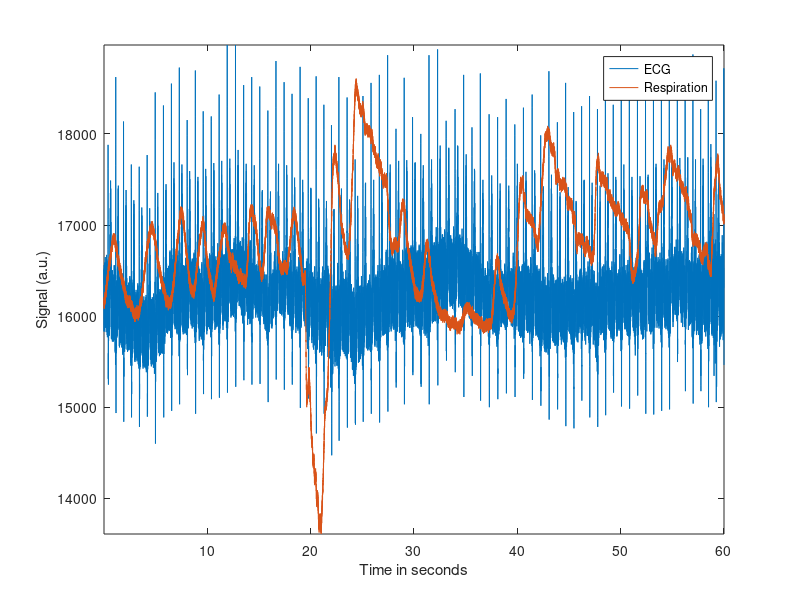
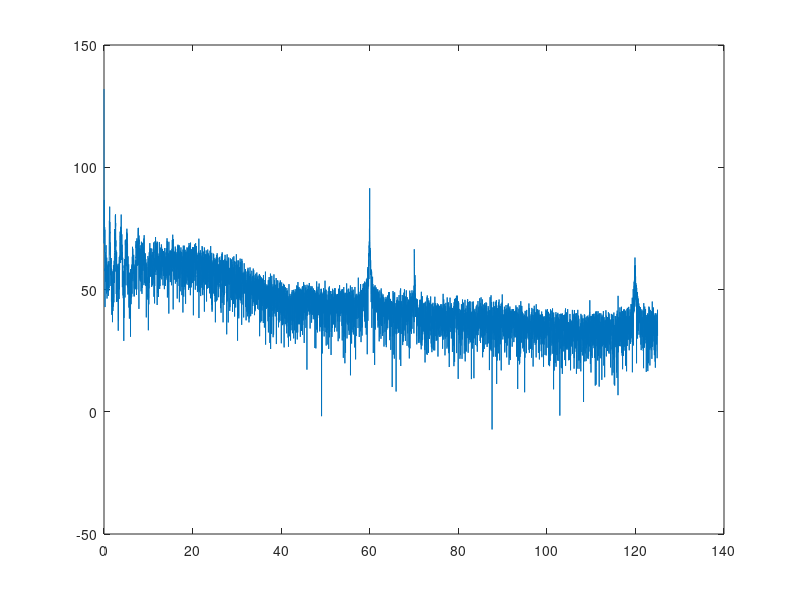
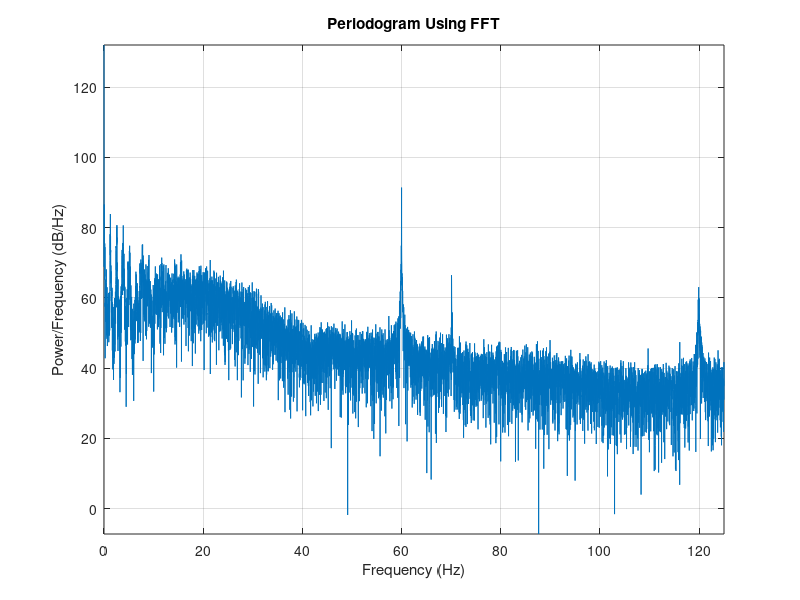
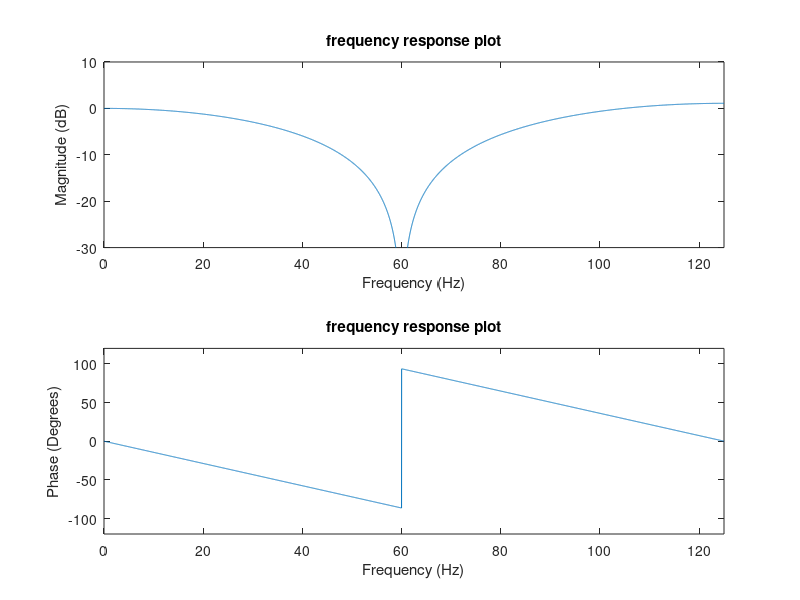

These figures' MATLAB source, in order:
%% EX1.2. Rejection of power-line interference from ECG signals
% Read all comments before starting the exercise
% Make sure your data files are in the same folder as your code

%% Clear all previous results and load data

clear all % Clear variables
close all % Close figures
clc

load('ecg2.mat')
resp = val(1,:);
ecg = val(2,:);
fs = 250;

% Example : plot of the original ECG and respiration signal

slen = length(ecg);
t = [1:slen]/fs;
figure
plot(t, ecg)
hold on
plot(t, resp)
xlabel('Time in seconds');
ylabel('Signal (a.u.)');
legend('ECG', 'Respiration')
axis tight;
hold off 
% Plot the power spectrum of the original signal to verify which notch
% filter you need : you can use the function fft() to calculate the power
% spectrum of the ECG signal
hz= linspace(0, fs/2,slen/2);

amplitude = abs(fft(ecg))*2; %normalization of FFT
amplitude= amplitude(1:length(hz));
psd_Original = (1/(slen)) * abs(amplitude).^2;
figure
plot(hz,10*log10(psd_Original))
figure('Name','Power spectrum','NumberTitle','off');
plot(hz,10*log10(psd_Original))
grid on
title('Periodogram Using FFT')
xlabel('Frequency (Hz)')
ylabel('Power/Frequency (dB/Hz)')
axis tight;
% Power line frequency (notch frequency) was observed at 60 hz 
%% Design the notch filter and apply it to the ECG signal. Observe the effect in the time and frequency domain

Notch_angle = 2*pi*(60/fs);
z1 = cos(Notch_angle)+ i*sin(Notch_angle);
z2 = cos(Notch_angle)- i*sin(Notch_angle);

DC_response = 1+(-z1-z2) +1;

b = [1 -z1-z2  z1*z2]/DC_response;  % Compensation for DC gain 
a = [1];

[h,w]=freqz(b,a,floor(slen/2));
figure('Name','Frequency response of notch filter with zeroes only','NumberTitle','off');

subplot(2,1,1)
plot(hz(1:length(hz)),20*log10(abs(h)));
xlabel('Frequency (Hz)')
ylabel('Magnitude (dB)')
title('frequency response plot')
axis([0 max(hz) -30 10])

subplot(2,1,2)
plot(hz, 360/(2*pi)*angle(h))
xlabel('Frequency (Hz)')
ylabel('Phase (Degrees)')
title('frequency response plot')
axis([0 max(hz) -120 120])
% Filter ECG with notch filter (only zeros)

y = filter(b,a,ecg);


%% Introduce poles in the notch filter. Try at least 3 values between 0.8 and 0.99 and study the effect. Which filter gives the best result

% Design and plot of notch filters with different radis
a_vector = [0.8 0.95 0.99]

za11= a_vector(1)*z1;
za12= a_vector(1)*z2;

za21= a_vector(2)*z1;
za22= a_vector(2)*z2;

za31= a_vector(3)*z1;
za32= a_vector(3)*z2;

% Compensation for DC gain for different filters (z=1 for H(z)) 
DC_response1 = (1+(-za11-za12)+(za11*za12))/(1+a_vector(1)*(-za11-za12)+ (a_vector(1)^2*(za11*za12)));
DC_response2 = (1+(-za21-za22)+(za21*za22))/(1+a_vector(2)*(-za21-za22)+ (a_vector(2)^2*(za21*za22)));
DC_response3 = (1+(-za31-za32)+(za31*za32))/(1+a_vector(3)*(-za31-za32)+ (a_vector(3)^2*(za31*za32)));


% Initalizing zeros and poles for notch filter with different radis
b_notch = [1 -z1-z2  z1*z2];  


a1 = [1 -za11-za12  za11*za12]*DC_response1;
[h1,w1]=freqz(b_notch,a1,floor(slen/2));
a2 = [1 -za21-za22  za21*za22]*DC_response2;
[h2,w2]=freqz(b_notch,a2,floor(slen/2));
a3 = [1 -za31-za32  za31*za32]*DC_response3;
[h3,w3]=freqz(b_notch,a3,floor(slen/2));

% Filtering with poles
y1 = filter(b_notch,a1,ecg);
y2 = filter(b_notch,a2,ecg);
y3 = filter(b_notch,a3,ecg);


% Frequecny response plotting 
figure('Name','Frequency response of filters','NumberTitle','off');
subplot(2,1,1)
hold on 
plot(hz(1:length(hz)),20*log10(abs(h)));
plot(hz(1:length(hz)),20*log10(abs(h1)));
plot(hz(1:length(hz)),20*log10(abs(h2)));
plot(hz(1:length(hz)),20*log10(abs(h3)));
xlabel('Frequency (Hz)')
ylabel('Magnitude (dB)')
title('Magnitude')
axis([0 max(hz) -60 10])
legend('zero','Pole at 0.8', 'Pole at 0.95','Pole at 0.99')
hold off 

% Phase response plotting 
subplot(2,1,2)
hold on 
plot(hz, 360/(2*pi)*angle(h))
plot(hz, 360/(2*pi)*angle(h1))
plot(hz, 360/(2*pi)*angle(h2))
plot(hz, 360/(2*pi)*angle(h3))
xlabel('Frequency (Hz)')
ylabel('Phase (Degrees)')
title('Phase')
legend('zero','Pole at 0.8', 'Pole at 0.95','Pole at 0.99')
axis([0 max(hz) -120 120])
hold off 

% Plotting ECG signal before and after filtering  

figure('Name','ECG signal before and after filtering (zeros only and 0.8 radius)','NumberTitle','off');

subplot(2,1,1)
hold on 
plot(t(3:end), ecg(3:end))
axis tight;
plot(t(3:end), y(3:end))
xlabel('Time in seconds');
ylabel('Signal (a.u.)');
title('Original ECG signal filtered with only zeros')
legend('Original signal','zero')
axis tight;
hold off 

subplot(2,1,2)
hold on 
plot(t(3:end), ecg(3:end))
plot(t(3:end), y1(3:end))
xlabel('Time in seconds');
ylabel('Signal (a.u.)');
title('Original ECG signal filtered with pole at 0.8')
legend('Original signal','Pole at 0.8')
axis tight;
hold off 

figure('Name','ECG signal before and after filtering (0.8 and 0.95 radius)','NumberTitle','off');

subplot(2,1,1)
hold on 
plot(t(3:end), ecg(3:end))
plot(t(3:end), y2(3:end))
xlabel('Time in seconds');
ylabel('Signal (a.u.)');
title('Original ECG signal filtered with pole at 0.95')
legend('Original signal','Pole at 0.95')
axis tight;
hold off 

subplot(2,1,2)
hold on 
plot(t(3:end), ecg(3:end))
plot(t(3:end), y3(3:end))
xlabel('Time in seconds');
ylabel('Signal (a.u.)');
title('Original ECG signal filtered with pole at 0.99')
legend('Original signal','Pole at 0.99')
axis tight;
hold off 

% Plotting power spectrum of ECG before and after filtering 

%psd initalization 
amplitude_y = abs(fft(y))*2; 
amplitude_y= amplitude_y(1:length(hz));
amplitude_y1 = abs(fft(y1))*2; 
amplitude_y1= amplitude_y1(1:length(hz));
amplitude_y2 = abs(fft(y2))*2; 
amplitude_y2= amplitude_y2(1:length(hz));
amplitude_y3 = abs(fft(y3))*2; 
amplitude_y3= amplitude_y3(1:length(hz));

psd_y = (1/(slen)) * abs(amplitude_y).^2;
psd_y1 = (1/(slen)) * abs(amplitude_y1).^2;
psd_y2 = (1/(slen)) * abs(amplitude_y2).^2;
psd_y3 = (1/(slen)) * abs(amplitude_y3).^2;


figure('Name','Power spectrum (zeros and 0.8 notch)','NumberTitle','off');
subplot(2,1,1)
hold on 
plot(hz,10*log10(psd_Original))
plot(hz,10*log10(psd_y))
grid on
title('Power spectrum of original signal with filered signal (zeros only)')
xlabel('Frequency (Hz)')
ylabel('Power/Frequency (dB/Hz)')
legend('Original signal','Zeros')
axis tight;

subplot(2,1,2)
hold on 
plot(hz,10*log10(psd_Original))
plot(hz,10*log10(psd_y1))
grid on
title('Power spectrum of original signal with filered signal (pole at 0.8)')
xlabel('Frequency (Hz)')
ylabel('Power/Frequency (dB/Hz)')
legend('Original signal','Pole at 0.8')
axis tight;


figure('Name','Power spectrum (0.95 and 0.99 notch)','NumberTitle','off');
subplot(2,1,1)
hold on 
plot(hz,10*log10(psd_Original))
plot(hz,10*log10(psd_y2))
grid on
title('Power spectrum of original signal with filered signal (pole at 0.95)')
xlabel('Frequency (Hz)')
ylabel('Power/Frequency (dB/Hz)')
legend('Original signal','Pole at 0.95')
axis tight;

subplot(2,1,2)
hold on 
plot(hz,10*log10(psd_Original))
plot(hz,10*log10(psd_y3))
grid on
title('Power spectrum of original signal with filered signal (pole at 0.99)')
xlabel('Frequency (Hz)')
ylabel('Power/Frequency (dB/Hz)')
legend('Original signal','Pole at 0.99')
axis tight;

%% Apply the filter to the provided respiration signal.

%PSD of respiration
amplitude_resp = abs(fft(resp))*2; 
amplitude_resp= amplitude_resp(1:length(hz));
psd_resp = (1/(slen)) * abs(amplitude_resp).^2;


figure('Name','PSD resp','NumberTitle','off');
plot(hz,10*log10(psd_resp))
grid on
title('Power spectrum of respiration signal')
xlabel('Frequency (Hz)')
ylabel('Power/Frequency (dB/Hz)')
axis tight;

% Filter respiration signal with notch at 0.95 
resp_filtered = filter(b_notch,a2,resp);

% Plots of ECG and respiration before and after filtering 

figure
plot(t, ecg)
hold on
plot(t, y2)
plot(t, resp)
plot(t, resp_filtered)
xlabel('Time in seconds');
ylabel('Signal (a.u.)');
legend('ECG', 'ECG filtered at 0.95','respiration','respiration filtered')
axis tight;
hold off 

%% show overlap betweem PSD of EEG and PSD of repiration 


amplitude_resp1 = abs(fft(resp_filtered))*2; 
amplitude_resp1= amplitude_resp1(1:length(hz));
psd_resp1 = (1/(slen)) * abs(amplitude_resp1).^2;


figure('Name','PSD resp','NumberTitle','off');
hold on 
plot(hz,10*log10(psd_y2))
plot(hz,10*log10(psd_resp1))
grid on
title('Power spectrum of respiration signal')
xlabel('Frequency (Hz)')
ylabel('Power/Frequency (dB/Hz)')
axis tight;

